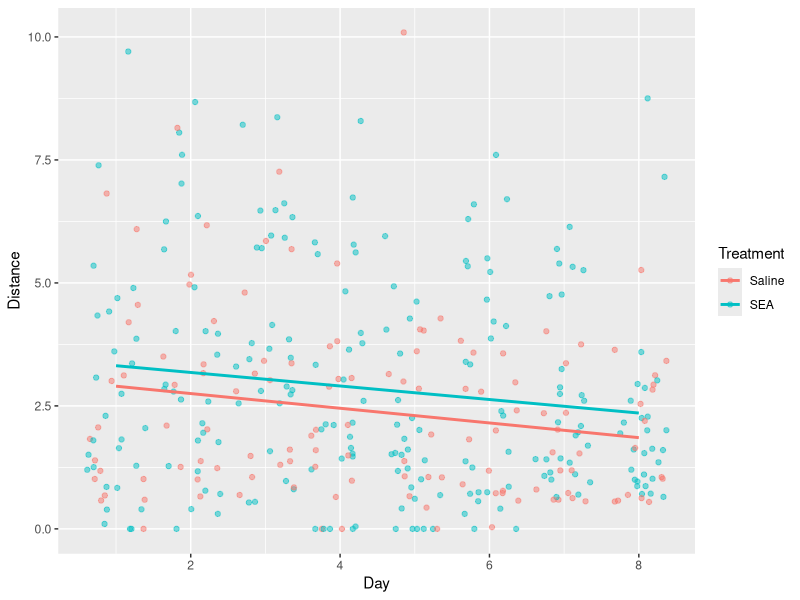
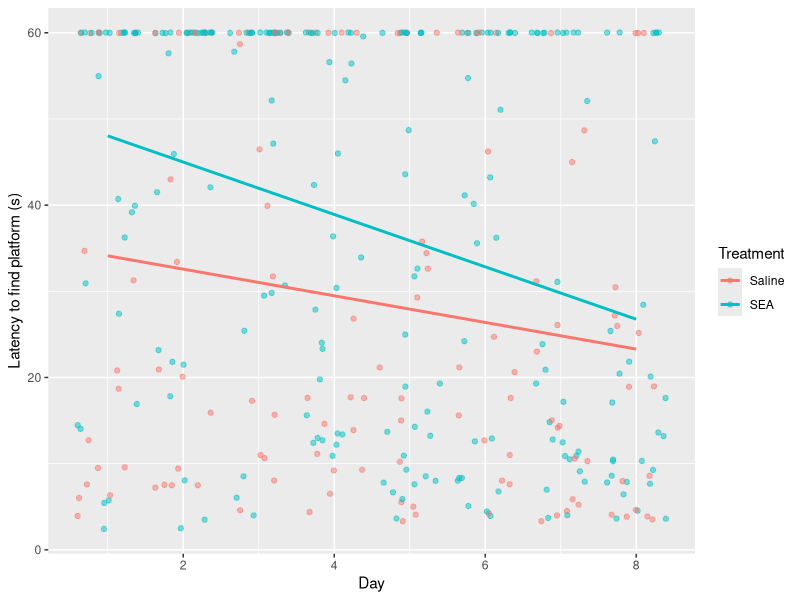
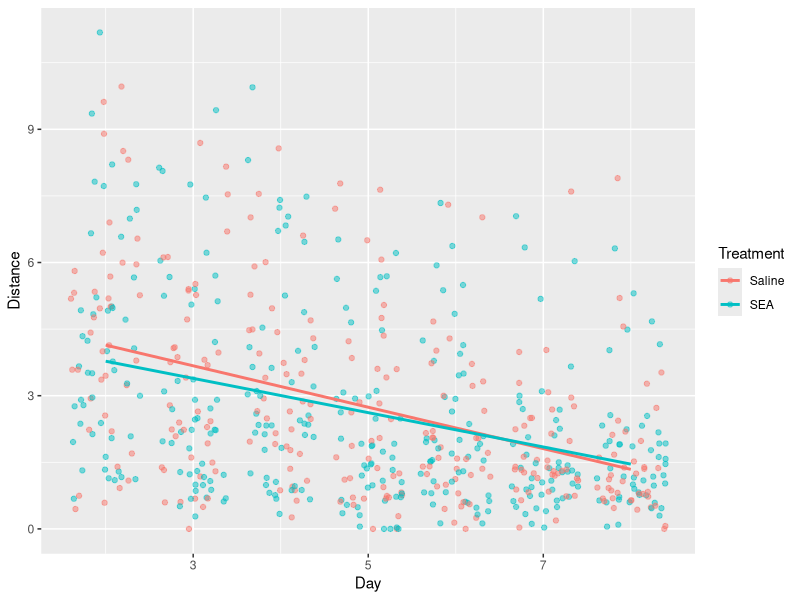
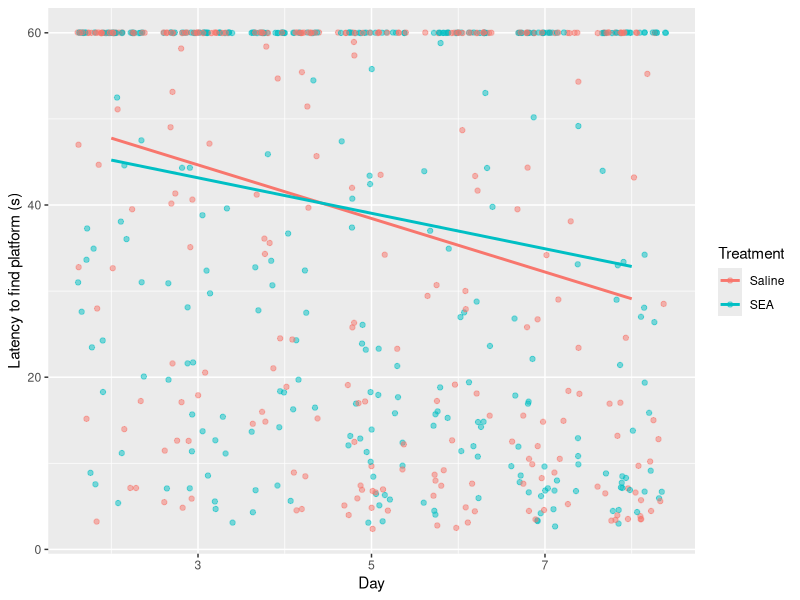

The R source for these figures, in order:
## ---- chunk 1
library(dplyr)
library(ggplot2)
library(broom)
#load packages
## ---- chunk 2
wram_raw <- read.csv("one_platform_wram_raw.csv", header = TRUE)

wram_raw_male <- wram_raw %>%
  filter(Female != "1")
#makes male only dataframe

wram_raw_female <- wram_raw %>%
  filter(Female != "0")
#makes the dataset of female animals only

## ---- chunk 3
wram_raw_female %>%
  ggplot(aes(x = Day, y = Distance, group = Treatment, colour = Treatment)) + geom_jitter(alpha = 0.5) + geom_smooth(method = "lm", se = FALSE, size = 1)

aov.outFdistance <- aov(Distance ~ Treatment * Day + Error(Animal), data = wram_raw_female)
summary(aov.outFdistance)
#repeated measures anova for distance (females)

## ---- chunk 4
wram_raw_female %>%
  ggplot(aes(x = Day, y = Duration, group = Treatment, colour = Treatment)) + ylab("Latency to find platform (s)") + geom_jitter(alpha = 0.5) + geom_smooth(method = "lm", se = FALSE, size = 1)

aov.outFlatency <- aov(Duration ~ Treatment * Day + Error(Animal), data = wram_raw_female)
summary(aov.outFlatency)
#repeated measures anova for duration (females)

## ---- chunk 5
wram_raw_male %>%
  ggplot(aes(x = Day, y = Distance, group = Treatment, colour = Treatment)) + geom_jitter(alpha = 0.5) + geom_smooth(method = "lm", se = FALSE, size = 1)

aov.outMdistance <- aov(Distance ~ Treatment * Day + Error(Animal), data = wram_raw_male)
summary(aov.outMdistance)
#repeated measures anova for distance (males)

## ---- chunk 6
wram_raw_male %>%
  ggplot(aes(x = Day, y = Duration, group = Treatment, colour = Treatment)) + ylab("Latency to find platform (s)") + geom_jitter(alpha = 0.5) + geom_smooth(method = "lm", se = FALSE, size = 1)

aov.outMlatency <- aov(Duration ~ Treatment * Day + Error(Animal), data = wram_raw_male)
summary(aov.outMlatency)
#repeated measures anova for duration (males)
